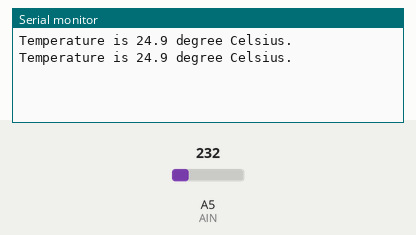
Recording of a sketch running on a simulated Arduino Uno, built with avr-gcc and run on an emulated ATmega328P. On the bench: the last lines printed to the serial monitor. Inputs (shaded band) come from the test bench; at power-on: A5 (AIN) = 232.

Above: at 1.8 s.
1.9 s: A5 (AIN) set to 250
At 2.8 s:
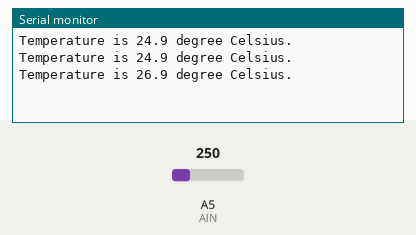
3.4 s: A5 (AIN) set to 266
At 4.5 s:
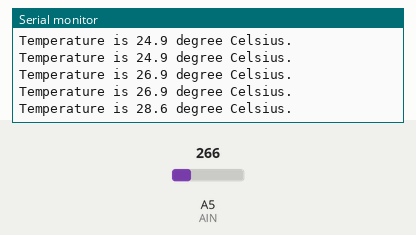
Timing chart, 0 to 6.4 s (numbered marks = the images above; inputs shaded):
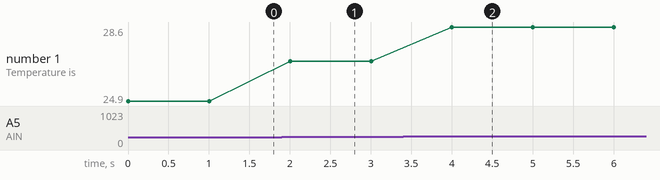

Measured:
- after the input at 1.9 s, the serial monitor: prints a new line after 0.10 s (image 1)
- after the input at 3.4 s, the serial monitor: prints a new line after 0.60 s (image 2)
- plotted number 1: 24.9 → 26.9 after the input at 1.9 s, 26.9 → 28.6 after the input at 3.4 s

The sketch:

LM35.ino
```cpp
// (licence header left out)
// Comment/uncomment as suitable for your hardware
// #define LaunchPadF5529

#ifdef LaunchPadF5529
#define VREF 3300 // mV
#define AIN A5 // aka P6_5
#define ADC_MAX 4095
#else
#define VREF 1100 // mV
#define AIN A5 // aka 19
#define ADC_MAX 1023
#endif

void setup()
{
  Serial.begin(9600);

  #ifndef LaunchPadF5529
  // Since Uno has only a 10-bit ADC, improve accuracy using internal 1.1V
  analogReference(INTERNAL);
  #endif
}

void loop()
{
  float temperature = (VREF*0.1*analogRead(AIN))/(ADC_MAX+1); // 10mV => 1 degree C
  Serial.print("Temperature is ");
  Serial.print(temperature, 1);
  Serial.println(" degree Celsius.");

  // Avoid float to reduce code size
  /*
  int temperature = map(analogRead(AIN), 0, ADC_MAX, 0, VREF); // 10mV => 1 degree C
  Serial.print("Temperature is ");
  Serial.print(temperature / 10);
  Serial.print(".");
  Serial.print(temperature % 10);
  Serial.println(" degree Celsius.");
  */

  delay(1000);
}
```
